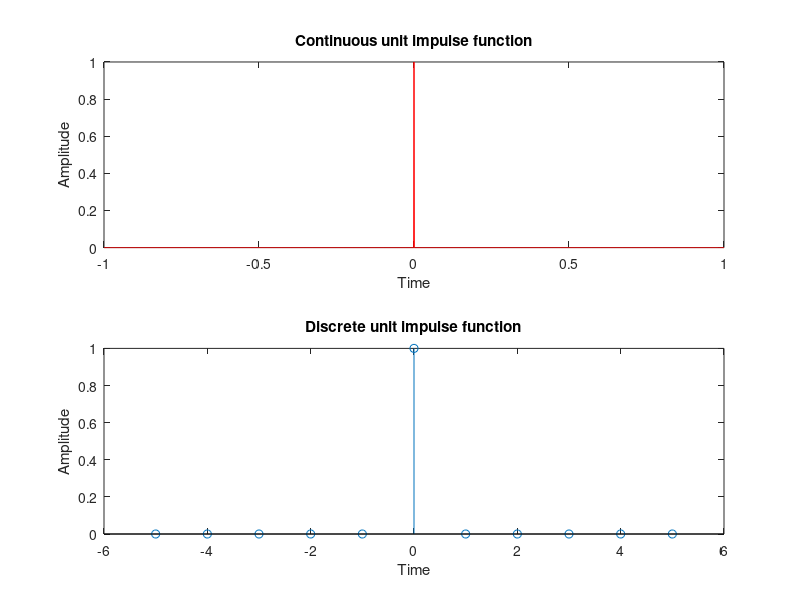
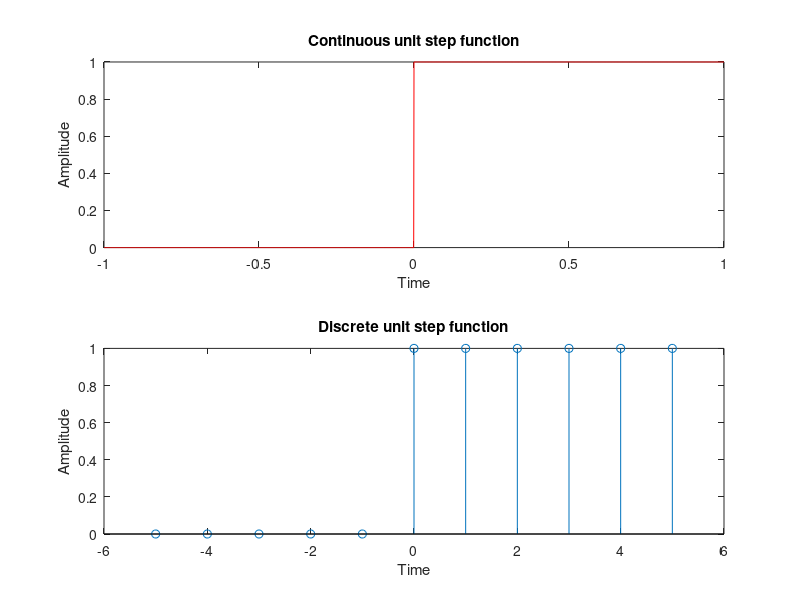
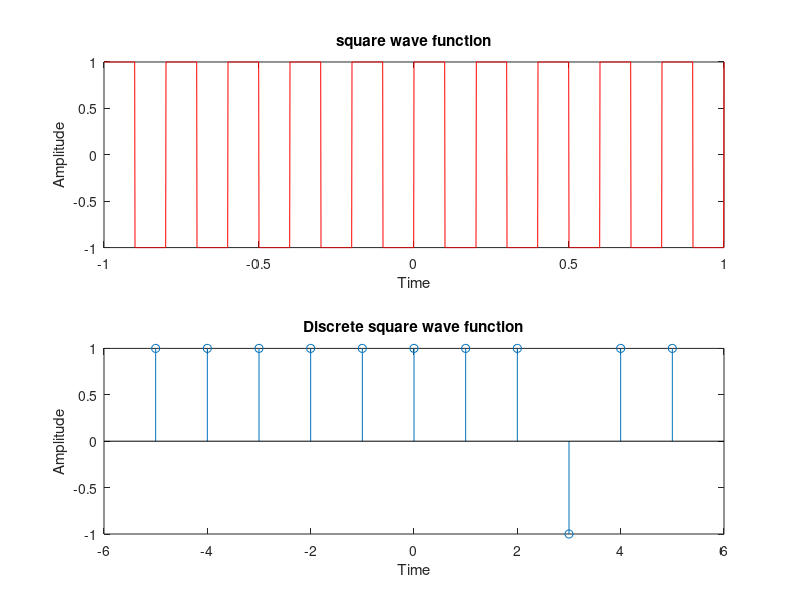
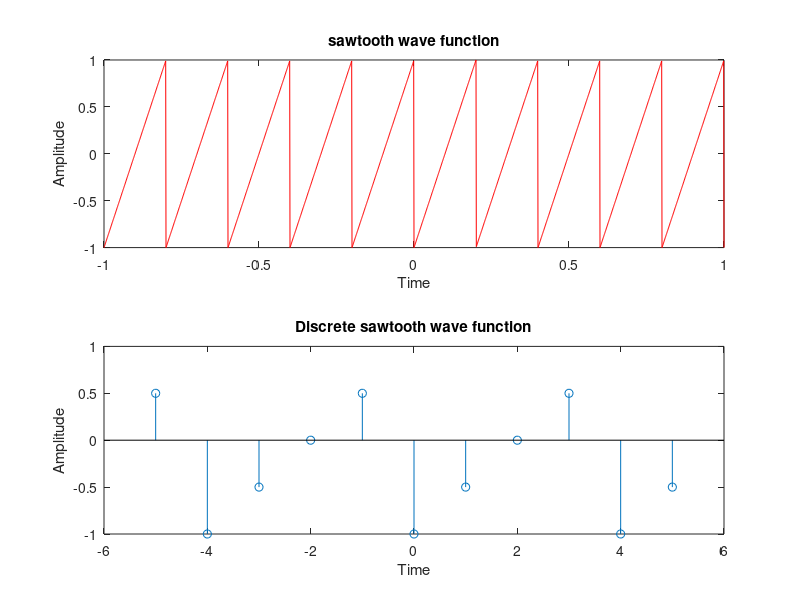

Recreate these plots in MATLAB, in order.
%% Exp 1: Generation of Continuous-Time and Discrete-Time Signals
clc; clear; close all;
t = -1:0.001:1;
d = (t == 0);
subplot(2,1,1); plot(t, d, 'r');
xlabel('Time'); ylabel('Amplitude'); title('Continuous unit impulse function');

n = -5:1:5;
i = find(n == 0);
x = zeros(1, length(n));
x(i) = 1;
subplot(2,1,2); stem(n, x);
xlabel('Time'); ylabel('Amplitude'); title('Discrete unit impulse function');

figure;
unit_step = zeros(size(t));
unit_step(t >= 0) = 1;
subplot(2,1,1); plot(t, unit_step, 'r');
xlabel('Time'); ylabel('Amplitude'); title('Continuous unit step function');

unit_step_d = zeros(size(n));
unit_step_d(n >= 0) = 1;
subplot(2,1,2); stem(n, unit_step_d);
xlabel('Time'); ylabel('Amplitude'); title('Discrete unit step function');

figure;
f = 5;
x = square(2*pi*f*t);
subplot(2,1,1); plot(t, x, 'r');
xlabel('Time'); ylabel('Amplitude'); title('square wave function');

x_d = square(2*pi*f*n);
subplot(2,1,2); stem(n, x_d);
xlabel('Time'); ylabel('Amplitude'); title('Discrete square wave function');

figure;
x = sawtooth(2*pi*f*t);
subplot(2,1,1); plot(t, x, 'r');
xlabel('Time'); ylabel('Amplitude'); title('sawtooth wave function');

x_d = sawtooth(pi*n/2);
subplot(2,1,2); stem(n, x_d);
xlabel('Time'); ylabel('Amplitude'); title('Discrete sawtooth wave function');

figure;
A = 2; t_tri = -1:0.0005:1;
x = A*sawtooth(2*pi*5*t_tri, 0.25);
subplot(2,1,1); plot(t_tri, x, 'r'); grid on; axis([0 1 -3 3]);
xlabel('Time'); ylabel('Amplitude'); title('triangular wave function');

n_tri = -10:1:10;
x_d = A*sawtooth(pi*n_tri/4, 0.5);
subplot(2,1,2); stem(n_tri, x_d); grid on; axis([-10 10 -3 3]);
xlabel('Time'); ylabel('Amplitude'); title('Discrete triangular wave function');

figure;
y = sin(2*pi*f*t_tri);
subplot(2,1,1); plot(t_tri, y, 'r'); grid on; axis([0 1 -3 3]);
xlabel('Time'); ylabel('Amplitude'); title('sinusoidal wave function');

n_sin = -10:10;
y_d = sin(pi*n_sin/4);
subplot(2,1,2); stem(n_sin, y_d); grid on; axis([-10 10 -1.5 1.5]);
xlabel('Time'); ylabel('Amplitude'); title('Discrete sinusoidal wave function');

figure;
t_ramp = 0:0.1:1;
x_r = zeros(size(t_ramp));
for i = 2:length(t_ramp), x_r(i) = x_r(i-1) + 2; end
subplot(2,1,1); plot(t_ramp, x_r, 'r');
xlabel('Time'); ylabel('Amplitude'); title('ramp signal function');

n_ramp = 0:10;
x_rd = zeros(size(n_ramp));
for i = 2:length(n_ramp), x_rd(i) = x_rd(i-1) + 2; end
subplot(2,1,2); stem(n_ramp, x_rd);
xlabel('Time'); ylabel('Amplitude'); title('Discrete ramp signal function');

figure;
t_sinc = -5:0.001:5;
x = sinc(t_sinc);
subplot(2,1,1); plot(t_sinc, x); grid on;
xlabel('Time'); ylabel('Amplitude'); title('Continuous sinc function');

n_sinc = -10:10;
x_d = sinc(n_sinc/2);
subplot(2,1,2); stem(n_sinc, x_d); grid on;
xlabel('Time'); ylabel('Amplitude'); title('Discrete sinc function');

%% Exp 2: Discrete-Time Signal Operations
clear;
n = -4:4;
x1 = [0 1 2 3 4 5 6 7 8];
x2 = [2 3 4 5 6 7 0 0 1];
k = 2;

% 1. Addition
y_add = x1 + x2;
figure;
subplot(3,1,1); stem(n, x1); xlabel('n'); ylabel('x1'); title('Display x1');
subplot(3,1,2); stem(n, x2); xlabel('n'); ylabel('x2'); title('Display x2');
subplot(3,1,3); stem(n, y_add); xlabel('n'); ylabel('y_add'); title('Addition of 2 numbers');

% 2. Subtraction
y_sub = x1 - x2;
figure;
subplot(3,1,1); stem(n, x1); xlabel('n'); ylabel('x1'); title('Display x1');
subplot(3,1,2); stem(n, x2); xlabel('n'); ylabel('x2'); title('Display x2');
subplot(3,1,3); stem(n, y_sub); xlabel('n'); ylabel('y_sub'); title('Subtraction of 2 numbers');

% 3. Multiplication
y_mul = x1 .* x2;
figure;
subplot(3,1,1); stem(n, x1); xlabel('n'); ylabel('x1'); title('Display x1');
subplot(3,1,2); stem(n, x2); xlabel('n'); ylabel('x2'); title('Display x2');
subplot(3,1,3); stem(n, y_mul); xlabel('n'); ylabel('y_mul'); title('Multiplication of 2 numbers');

% 4. Amplitude Scaling
A1 = 2; A2 = 0.5;
x1_a_s = A1 * x1;
x2_a_s = A2 * x2;
figure;
subplot(4,1,1); stem(n, x1); xlabel('n'); ylabel('x1'); title('Display x1');
subplot(4,1,2); stem(n, x2); xlabel('n'); ylabel('x2'); title('Display x2');
subplot(4,1,3); stem(n, x1_a_s); xlabel('n'); ylabel('x1_a_s'); title('amp scaling 1');
subplot(4,1,4); stem(n, x2_a_s); xlabel('n'); ylabel('x2_a_s'); title('amp scaling 2');

% 5. Amplitude Shifting
x1_a_shift = x1 + k;
x2_a_shift = x2 + k;
figure;
subplot(4,1,1); stem(n, x1); xlabel('n'); ylabel('x1'); title('Display x1');
subplot(4,1,2); stem(n, x2); xlabel('n'); ylabel('x2'); title('Display x2');
subplot(4,1,3); stem(n, x1_a_shift); xlabel('n'); ylabel('x1_a_shift'); title('amp shift 1');
subplot(4,1,4); stem(n, x2_a_shift); xlabel('n'); ylabel('x2_a_shift'); title('amp shifting 2');

% 6. Time Delay and Advance
x1_delayed = [zeros(1,k) x1(1:end-k)];
x1_adv = [x1(k+1:end) zeros(1,k)];
figure;
subplot(3,1,1); stem(n, x1); xlabel('n'); ylabel('x1'); title('Display x1');
subplot(3,1,2); stem(n, x1_delayed); xlabel('n'); ylabel('x1_delayed'); title('time delay');
subplot(3,1,3); stem(n, x1_adv); xlabel('n'); ylabel('x1_adv'); title('time adv');

%% Exp 3: Linear Convolution and Cross-Correlation
clear;
x = [1 2 3 4];
h = [6 7 8];
lx = length(x);
lh = length(h);
N = lx + lh - 1;
y = zeros(1,N);
for n = 0:N-1
    for k = 0:n
        if (k+1 <= lx) && (n-k+1 <= lh)
            y(n+1) = y(n+1) + x(k+1)*h(n-k+1);
        end
    end
end
disp('Convolution result y[n] =');
disp(y);

h_flip = h(end:-1:1);
r = zeros(1,N);
for n = 0:N-1
    for k = 0:n
        if (k+1 <= lx) && (n-k+1 <= lh)
            r(n+1) = r(n+1) + x(k+1)*h_flip(n-k+1);
        end
    end
end
disp('Cross-correlation result r[n] =');
disp(r);

%% Exp 4: DFT and IDFT of a Sequence
clear;
x = [1 2 3 1];
N = length(x);
X = zeros(1,N);
for k = 0:N-1
    for n = 0:N-1
        X(k+1) = X(k+1) + x(n+1)*exp(-1j*2*pi*n*k/N);
    end
end
disp('DFT of x(n)');
disp(X);

x_reconstructed = zeros(1,N);
for n = 0:N-1
    for k = 0:N-1
        x_reconstructed(n+1) = x_reconstructed(n+1) + X(k+1)*exp(1j*2*pi*n*k/N);
    end
    x_reconstructed(n+1) = x_reconstructed(n+1)/N;
end
disp('IDFT of X(k)');
disp(real(x_reconstructed));

figure;
subplot(3,1,1); stem(0:N-1, x, 'filled'); title('Input Signal x[n]'); xlabel('n'); ylabel('Amplitude'); grid on;
subplot(3,1,2); stem(0:N-1, abs(X), 'filled'); title('DFT X[k]'); xlabel('k'); ylabel('|X(k)|'); grid on;
subplot(3,1,3); stem(0:N-1, angle(X), 'filled'); title('Angle of X'); xlabel('k'); ylabel('Angle'); grid on;

%% Exp 5: 8-Point DIT-FFT by Radix-2 Method
clear;
x = [1 4 3 2 0 0 0 0];
w2 = 1;
w4_0 = 1;
w4_1 = -1j;
w8_0 = 1;
w8_1 = (1/sqrt(2)) - 1j*(1/sqrt(2));
w8_2 = -1j;
w8_3 = -(1/sqrt(2)) - 1j*(1/sqrt(2));

v11(1) = x(1) + w2*x(5);
v11(2) = x(1) - w2*x(5);
v12(1) = x(3) + w2*x(7);
v12(2) = x(3) - w2*x(7);

v21(1) = x(2) + w2*x(6);
v21(2) = x(2) - w2*x(6);
v22(1) = x(4) + w2*x(8);
v22(2) = x(4) - w2*x(8);

f1(1) = v11(1) + w4_0*v12(1);
f1(2) = v11(2) + w4_1*v12(2);
f1(3) = v11(1) - w4_0*v12(1);
f1(4) = v11(2) - w4_1*v12(2);

f2(1) = v21(1) + w4_0*v22(1);
f2(2) = v21(2) + w4_1*v22(2);
f2(3) = v21(1) - w4_0*v22(1);
f2(4) = v21(2) - w4_1*v22(2);

X(1) = f1(1) + w8_0*f2(1);
X(2) = f1(2) + w8_1*f2(2);
X(3) = f1(3) + w8_2*f2(3);
X(4) = f1(4) + w8_3*f2(4);
X(5) = f1(1) - w8_0*f2(1);
X(6) = f1(2) - w8_1*f2(2);
X(7) = f1(3) - w8_2*f2(3);
X(8) = f1(4) - w8_3*f2(4);

disp('The 8 point DFT of the given input sequence X(k):');
disp(X);

%% Exp 6: Verification of the Convolution Theorem
clear;
x = [1 2 3 4];
h = [1 1 1];
lx = length(x);
lh = length(h);
N = lx + lh - 1;

% Time-domain convolution
y = zeros(1,N);
for n = 0:N-1
    for k = 0:n
        if (k+1 <= lx) && (n-k+1 <= lh)
            y(n+1) = y(n+1) + x(k+1)*h(n-k+1);
        end
    end
end

% Zero-pad and calculate DFT
x_pad = [x zeros(1,N-lx)];
h_pad = [h zeros(1,N-lh)];
X = zeros(1,N);
H = zeros(1,N);
for k = 0:N-1
    for n = 0:N-1
        X(k+1) = X(k+1) + x_pad(n+1)*exp(-1j*2*pi*n*k/N);
        H(k+1) = H(k+1) + h_pad(n+1)*exp(-1j*2*pi*n*k/N);
    end
end

% Frequency-domain multiplication
Y = X .* H;

% Inverse DFT
y_freq = zeros(1,N);
for n = 0:N-1
    for k = 0:N-1
        y_freq(n+1) = y_freq(n+1) + Y(k+1)*exp(1j*2*pi*n*k/N);
    end
    y_freq(n+1) = y_freq(n+1)/N;
end

disp('Time domain convolution result:');
disp(y);
disp('Frequency domain IDFT of product:');
disp(real(y_freq));

if max(abs(y - real(y_freq))) < 1e-10
    fprintf('Verification passed: Results are identical.\n');
else
    fprintf('Verification failed: Results differ.\n');
end

% Using MATLAB CONV and FFT Functions
x2 = [1 2 3 4];
time = conv(x2, h);
Y_fft = ifft(fft(x_pad, N) .* fft(h_pad, N));
disp('Time domain result (conv):');
disp(time);
disp('Frequency domain result (ifft):');
disp(real(Y_fft));

%% Exp 7: FIR Filter Using Window Techniques
clear;
n = 20;
wp = 0.5*pi;
b = fir1(n, wp/pi, hamming(n+1));
[H, w] = freqz(b, 1);
plot(w/pi, abs(H), 'm');
hold on;
b = fir1(n, wp/pi, boxcar(n+1));
[H, w] = freqz(b, 1);
plot(w/pi, abs(H));
b = fir1(n, wp/pi, bartlett(n+1));
[H, w] = freqz(b, 1);
plot(w/pi, abs(H));
b = fir1(n, wp/pi, blackman(n+1));
[H, w] = freqz(b, 1);
plot(w/pi, abs(H));
b = fir1(n, wp/pi, hann(n+1));
[H, w] = freqz(b, 1);
plot(w/pi, abs(H));
grid on;
xlabel('Normalised Frequency');
ylabel('|H(w)|');
legend('Hamming','boxcar','bartlett','blackman','hanning');

%% Exp 8: Fourth-Order Butterworth Low-Pass IIR Filter
clear;
Fs = 10000;
Fc = 3000;
orders = [4, 7, 9];
Wn = Fc/(Fs/2);

figure;
subplot(2,1,1);
hold on; grid on;
title('butterworth LPF IIR [magnitude response]');
xlabel('frequency (Hz)'); ylabel('magnitude');
ylim([-0.5 1.5]);

subplot(2,1,2);
hold on; grid on;
title('butterworth LPF IIR [magnitude response in db]');
xlabel('frequency (Hz)'); ylabel('magnitude');
ylim([-80 20]);

for n = orders
    [b, a] = butter(n, Wn, 'low');
    [H, f] = freqz(b, a, 1024, Fs);
    subplot(2,1,1); plot(f, abs(H));
    subplot(2,1,2); plot(f, 20*log10(abs(H)));
end
subplot(2,1,1); legend('show', 'Location', 'northeast');
subplot(2,1,2); legend('show', 'Location', 'northeast');

%% Exp 9: ECG Signal Generation
clear;
t = 0:0.005:1;
p_wave = 0.2*sin(2*pi*5*(t-0.05)).*(t>=0.05 & t<=0.15);
qrs_wave = 1.2*sawtooth(2*pi*20*(t-0.3), 0.3).*(t>=0.3 & t<=0.35);
t_wave = 0.5*sin(2*pi*5*(t-0.6)).*(t>=0.6 & t<=0.7);
ecgSignal = p_wave + qrs_wave + t_wave;

figure;
plot(t, ecgSignal); grid on;
xlabel('Time (s)'); ylabel('Amplitude'); title('One ECG Cycle');

ecg_signal_repeated = repmat(ecgSignal, 1, 5);
t_repeated = linspace(0, 5, length(ecg_signal_repeated));
figure('Position', [100, 100, 1200, 400]);
plot(t_repeated, ecg_signal_repeated); grid on;
xlabel('Time (s)'); ylabel('Amplitude'); title('ECG Signal');

%% Exp 10: Musical Audio Tone Generation
clear;
Fs = 8000;
notes = [240 270 270 300 300 320 320 350];
tone_sequence = [];
for k = 1:length(notes)
    t = 0:1/Fs:0.5;
    tone = 0.5*sin(2*pi*notes(k)*t);
    tone_sequence = [tone_sequence tone];
end
sound(tone_sequence, Fs);

figure;
total_time = (0:length(tone_sequence)-1)/Fs;
plot(total_time, tone_sequence, 'Color', [0.2 0.6 0.9], 'LineWidth', 1.1);
xlabel('Time (seconds)'); ylabel('Amplitude');
title('Musical Tone Sequence: Saa Saa Re Re Ga Ga Ma Ma');

zoom_samples = 1:round(Fs*0.01);
figure;
plot(total_time(zoom_samples), tone_sequence(zoom_samples), 'Color', [0.8 0.1 0.3], 'LineWidth', 1.2);
xlabel('Time'); ylabel('Amplitude');
title('Zoomed View of Single Tone Generation');



% =========================================================================
% Built-in Helper Functions (Ensures 100% execution on any MATLAB setup)
% =========================================================================
function y = square(t, duty)
    if nargin < 2, duty = 50; end
    t_mod = mod(t, 2*pi);
    thresh = 2*pi * duty / 100;
    y = ones(size(t));
    y(t_mod >= thresh) = -1;
end

function y = sawtooth(t, width)
    if nargin < 2, width = 1; end
    t_mod = mod(t, 2*pi) / (2*pi);
    y = zeros(size(t));
    if width == 1
        y = 2*t_mod - 1;
    elseif width == 0
        y = 1 - 2*t_mod;
    else
        idx1 = (t_mod < width);
        idx2 = ~idx1;
        y(idx1) = -1 + 2*(t_mod(idx1)/width);
        y(idx2) = 1 - 2*((t_mod(idx2)-width)/(1-width));
    end
end

function y = sinc(x)
    y = ones(size(x));
    idx = (x ~= 0);
    y(idx) = sin(pi*x(idx)) ./ (pi*x(idx));
end

function w = boxcar(n)
    w = ones(n, 1);
end

function w = hamming(n)
    if n == 1, w = 1; return; end
    k = (0:n-1)';
    w = 0.54 - 0.46*cos(2*pi*k/(n-1));
end

function w = hann(n)
    if n == 1, w = 1; return; end
    k = (0:n-1)';
    w = 0.5 * (1 - cos(2*pi*k/(n-1)));
end

function w = bartlett(n)
    if n == 1, w = 1; return; end
    k = (0:n-1)';
    w = zeros(n, 1);
    half = (n-1)/2;
    idx1 = (k <= half);
    w(idx1) = 2*k(idx1)/(n-1);
    w(~idx1) = 2 - 2*k(~idx1)/(n-1);
end

function w = blackman(n)
    if n == 1, w = 1; return; end
    k = (0:n-1)';
    w = 0.42 - 0.5*cos(2*pi*k/(n-1)) + 0.08*cos(4*pi*k/(n-1));
end

function b = fir1(n, Wn, win)
    if nargin < 3, win = hamming(n+1); end
    M = n + 1;
    alpha = n / 2;
    m = 0:n;
    wc = Wn * pi;
    h = zeros(1, M);
    for i = 1:M
        mm = m(i) - alpha;
        if abs(mm) < 1e-12
            h(i) = wc / pi;
        else
            h(i) = sin(wc * mm) / (pi * mm);
        end
    end
    b = h .* win(:)';
    b = b / sum(b);
end

function [H, w_or_f] = freqz(b, a, N, Fs)
    if nargin < 2 || isempty(a), a = 1; end
    if nargin < 3 || isempty(N), N = 512; end
    if nargin < 4
        w_or_f = linspace(0, pi, N)';
        w = w_or_f;
    else
        w_or_f = linspace(0, Fs/2, N)';
        w = 2*pi * w_or_f / Fs;
    end
    H = zeros(N, 1);
    for k = 1:N
        jw = exp(-1j * w(k));
        num = polyval(b(end:-1:1), jw);
        den = polyval(a(end:-1:1), jw);
        H(k) = num / den;
    end
end

function [b, a] = butter(n, Wn, ~)
    wa = 2 * tan(pi * Wn / 2);
    k = 1:n;
    sp = wa * exp(1j * pi * (2*k + n - 1) / (2*n));
    zp = (2 + sp) ./ (2 - sp);
    zz = -ones(1, n);
    a = real(poly(zp));
    b = real(poly(zz));
    k_gain = sum(a) / sum(b);
    b = b * k_gain;
end
